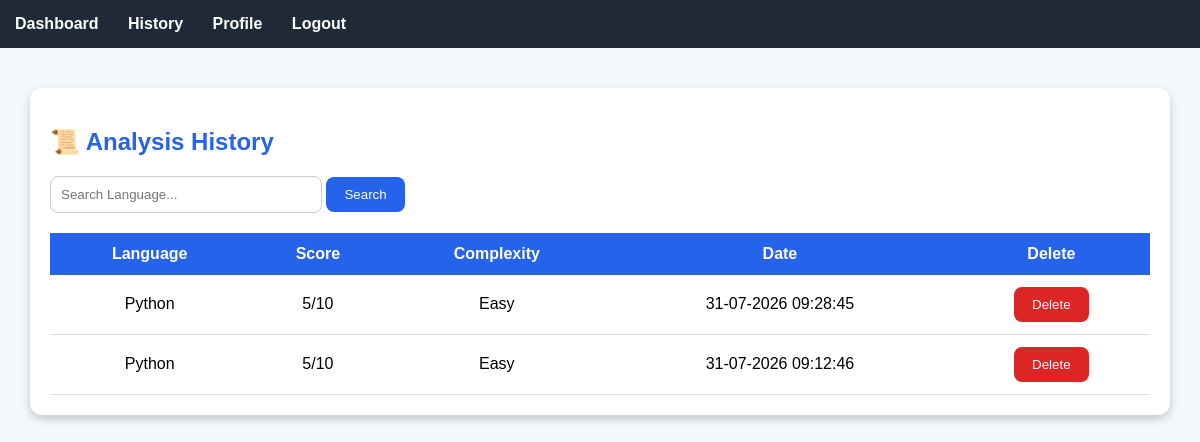
Screenshot of /history (signed in) with the database file from the repository.
### tables this page shows
CREATE TABLE analysis_history (
            id INTEGER PRIMARY KEY AUTOINCREMENT,
            language TEXT,
            score TEXT,
            complexity TEXT,
            analysis_time TEXT,
            username TEXT, 
            code TEXT,
            feedback TEXT
        );

### app.py (the view)
@app.route("/history")
def history():
    if "username" not in session:
        return redirect(url_for("home"))
    search = request.args.get("search", "")
    conn = sqlite3.connect("users.db")
    c = conn.cursor()
    if search:
        c.execute("""
            SELECT id, language, score, complexity, analysis_time
            FROM analysis_history
            WHERE username=? AND language LIKE ?
            ORDER BY id DESC
        """, (session["username"], '%' + search + '%'))
    else:
        c.execute("""
            SELECT id, language, score, complexity, analysis_time
            FROM analysis_history
            WHERE username=?
            ORDER BY id DESC
        """, (session["username"],))
    history = c.fetchall()
    conn.close()
    return render_template("history.html", history=history, search=search)

### templates/history.html (shortened to what this page needs)
<!DOCTYPE html>
<html>
<head>
</head>
<body>
<div class="navbar">
<a href="/dashboard">Dashboard</a>
<a href="/history">History</a>
<a href="/profile">Profile</a>
<a href="/logout">Logout</a>
</div>
<div class="container">
<div class="card">
<h2>📜 Analysis History</h2>
<form method="GET">
<input
type="text"
name="search"
placeholder="Search Language..."
value="{{ search }}">
<button type="submit">
Search
</button>
</form>
<table>
<tr>
<th>Language</th>
<th>Score</th>
<th>Complexity</th>
<th>Date</th>
<th>Delete</th>
</tr>
{% for row in history %}
<tr>
<td>{{ row[1] }}</td>
<td>{{ row[2] }}</td>
<td>{{ row[3] }}</td>
<td>{{ row[4] }}</td>
<td>
<a href="/delete_history/{{ row[0] }}">
<button
class="delete"
onclick="return confirm('Delete this analysis?')">
Delete
</button>
</a>
</td>
</tr>
{% endfor %}
</table>
</div>
</div>
</body>
</html>

### templates/history.html (style rules this page uses)
body { font-family:Arial,sans-serif; background:#f4f7fb; margin:0; }
.navbar { background:#1f2937; padding:15px; }
.navbar a { color:white; text-decoration:none; margin-right:25px; font-weight:bold; }
.container { width:95%; margin:auto; padding:20px; }
.card { background:white; padding:20px; border-radius:12px; box-shadow:0 4px 10px rgba(0,0,0,.2); margin-top:20px; }
h2 { color:#2563eb; }
input { padding:10px; width:250px; border-radius:8px; border:1px solid #ccc; }
button { background:#2563eb; color:white; border:none; padding:10px 18px; border-radius:8px; cursor:pointer; }
table { width:100%; border-collapse:collapse; margin-top:20px; }
th { background:#2563eb; color:white; padding:12px; }
td { padding:12px; border-bottom:1px solid #ddd; text-align:center; }
.delete { background:#dc2626; }

### rows the page displays
analysis_history: language "Python", score "5/10", complexity "Easy", analysis_time "31-07-2026 09:28:45"
analysis_history: language "Python", score "5/10", complexity "Easy", analysis_time "31-07-2026 09:12:46"
